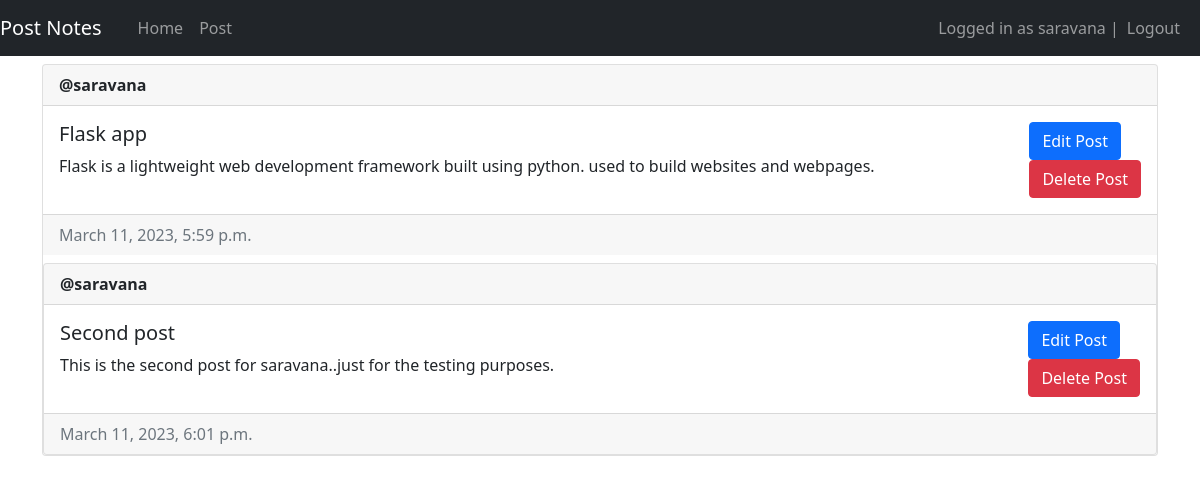
Screenshot of / (signed in) with the database file from the repository.
### main/models.py (models this page shows, shortened)
class Post(models.Model):
    author = models.ForeignKey(User, on_delete=models.CASCADE)
    title = models.CharField(max_length=200)
    description = models.TextField()
    created_at = models.DateTimeField(auto_now_add=True)
    updated_at = models.DateTimeField(auto_now=True)

### main/views.py (the view)
# urls.py: path('',views.home,name='home'),
@login_required(login_url="/login")
def home(request):
    user_id = request.user.id
    posts = Post.objects.filter(author_id = user_id)
    return render (request,'main/home.html',{"posts":posts})

### main/templates/main/home.html
{% extends 'main/base.html' %} {% block title %}Home Page{% endblock %}
{% block content %} {% for post in posts %}
<div class="card mt-2">
  <div class="card-header"><strong>@{{ post.author }}</strong></div>
  <div class="card-body d-flex flex-row justify-content-between">
    <div>
      <h5 class="card-title">{{post.title}}</h5>
      <p>{{post.description}}</p>
    </div>
    <div>
      <div>
      <a href="{% url 'edit-post' post.id %}">
        <button type="button" class="btn btn-primary">Edit Post
        </button>
      </a>
    </div>
      <div>
        <a href="{% url 'delete' post.id %}">
          <button type="button" class="btn btn-danger">Delete Post
          </button>
        </a>
      </div>
    </div>
  </div>
  <div class="card-footer text-muted">{{post.updated_at}}</div>
{% empty %}
<p>No posts yet :(</p>
{% endfor %}
{% endblock %}

### main/templates/main/base.html (shortened to what this page needs)
<!DOCTYPE html>
<html lang="en">
  <head>
    <link
      href="https://cdn.jsdelivr.net/npm/bootstrap@5.1.3/dist/css/bootstrap.min.css"
      rel="stylesheet"
    />
  </head>
  <body>
    <nav class="navbar navbar-expand-lg navbar-dark bg-dark">
      <a class="navbar-brand" href="#">Post Notes</a>
      <div class="container-fluid">
        <div>
          <ul class="navbar-nav">
            <li class="nav-item">
              <a class="nav-link" href="/home">Home</a>
            </li>
            <li class="nav-item">
              <a class="nav-link" href="/create-post">Post</a>
            </li>
          </ul>
        </div>
        <div>
          <ul class="navbar-nav">
            {% if user.is_authenticated %}
            <span class="navbar-text">Logged in as {{user.username}} | </span>
            <li class="nav-item">
              <a class="nav-link" href="/logout">Logout</a>
            </li>
            {% else %}
            <li class="nav-item">
              <a class="nav-link" href="/login">Login</a>
            </li>
            {% endif %}
          </ul>
        </div>
      </div>
    </nav>
    <div class="container">{% block content %} {% endblock %}</div>
  </body>
</html>

### rows the page displays
Post: author "saravana", title "Flask app", description "Flask is a lightweight web development framework built using python. used to build websites and webpages.", updated_at "March 11, 2023, 5:59 p.m."
Post: author "saravana", title "Second post", description "This is the second post for saravana..just for the testing purposes.", updated_at "March 11, 2023, 6:01 p.m."

### other values shown
{{ user.username }} "saravana"
